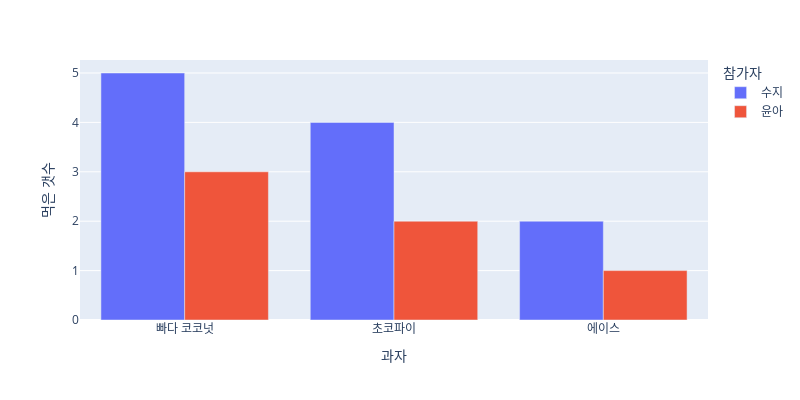

Write notebook code for a chart like this one.
### Markdown cell above
### plotly.express 예제

### Code cell
fig = px.bar(df,
             x = "과자",
             y = "먹은 갯수",
             color = "참가자",
             barmode = "group",
             width = 800,
             height = 400
            )
fig.show()

### Figure 1 — Plotly figure (JSON) as saved in the notebook; plotly's stock layout.template omitted (floating-point values rounded to 4 significant figures)
{"data": [{"alignmentgroup": "True", "hovertemplate": "참가자=수지<br>과자=%{x}<br>먹은 갯수=%{y}<extra></extra>", "legendgroup": "수지", "marker": {"color": "#636efa", "pattern": {"shape": ""}}, "name": "수지", "offsetgroup": "수지", "orientation": "v", "showlegend": true, "textposition": "auto", "type": "bar", "x": ["빠다 코코넛", "초코파이", "에이스"], "xaxis": "x", "y": [5, 4, 2], "yaxis": "y"}, {"alignmentgroup": "True", "hovertemplate": "참가자=윤아<br>과자=%{x}<br>먹은 갯수=%{y}<extra></extra>", "legendgroup": "윤아", "marker": {"color": "#EF553B", "pattern": {"shape": ""}}, "name": "윤아", "offsetgroup": "윤아", "orientation": "v", "showlegend": true, "textposition": "auto", "type": "bar", "x": ["빠다 코코넛", "초코파이", "에이스"], "xaxis": "x", "y": [3, 2, 1], "yaxis": "y"}], "layout": {"barmode": "group", "height": 400, "legend": {"title": {"text": "참가자"}, "tracegroupgap": 0}, "margin": {"t": 60}, "width": 800, "xaxis": {"anchor": "y", "autorange": true, "domain": [0, 1], "range": [-0.5, 2.5], "title": {"text": "과자"}, "type": "category"}, "yaxis": {"anchor": "x", "autorange": true, "domain": [0, 1], "range": [0, 5.263], "title": {"text": "먹은 갯수"}, "type": "linear"}}}
